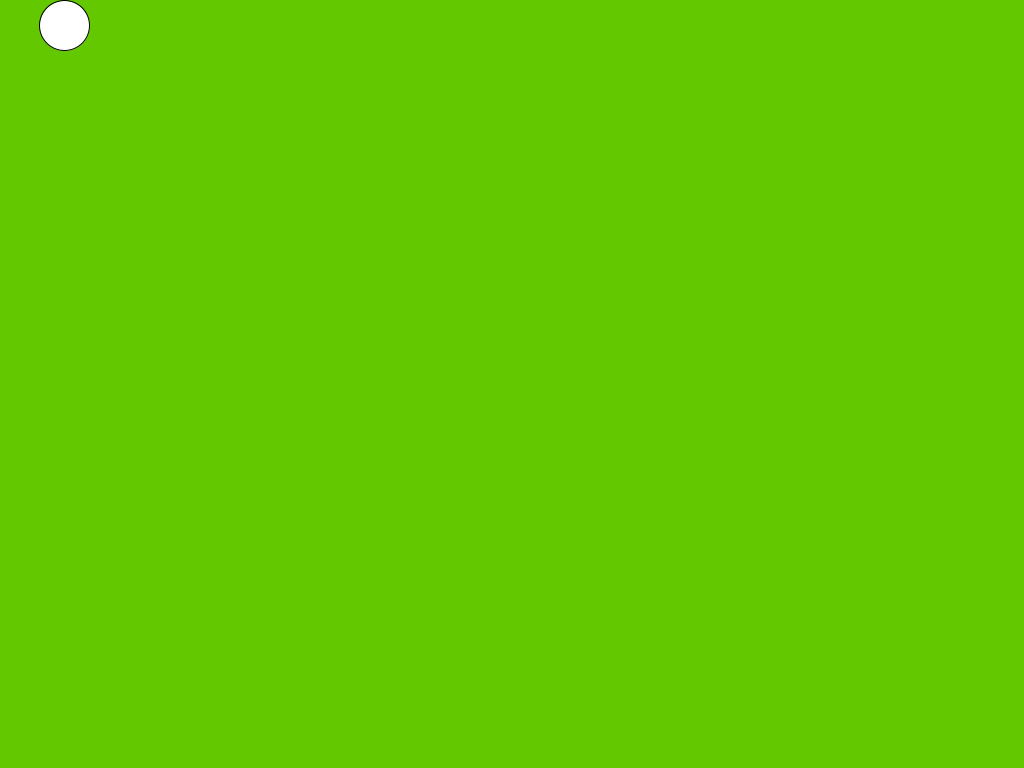
Frame 1 (no input)
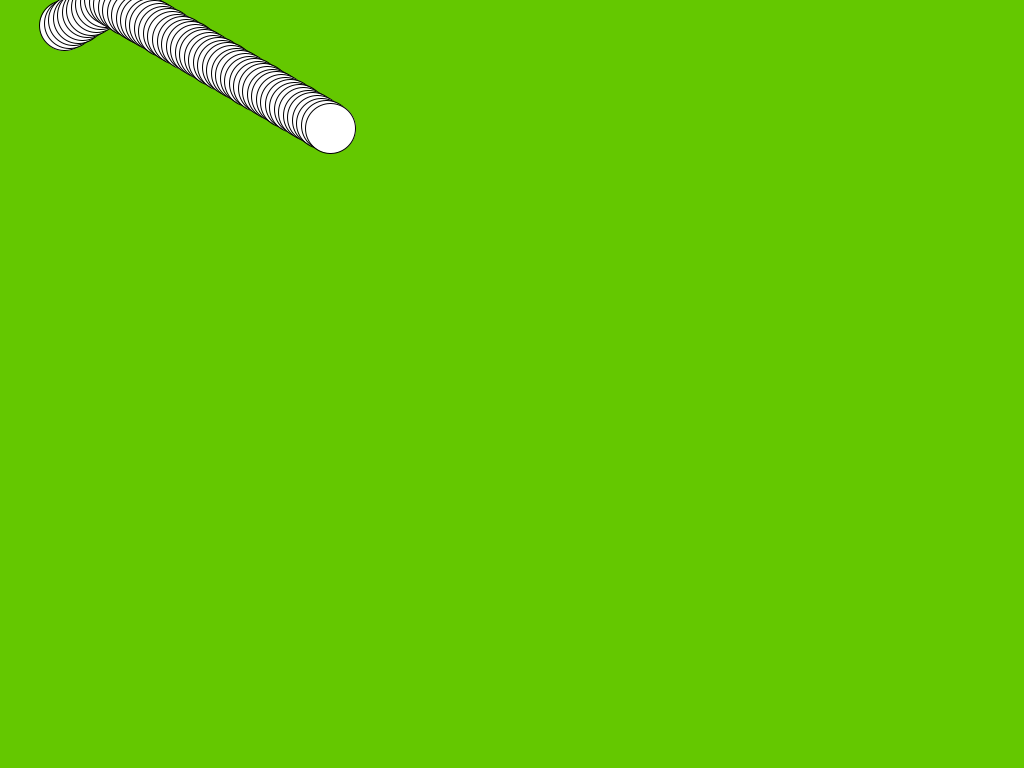
Frame 60 (the mouse pressed at the canvas centre just before this capture)
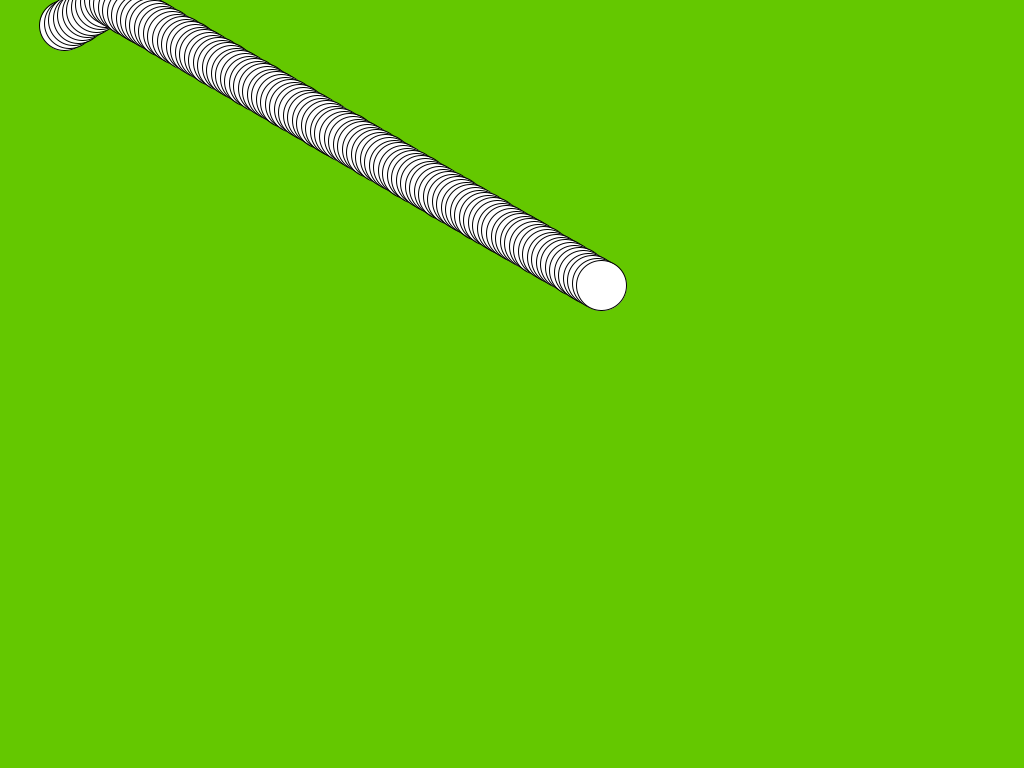
Frame 120 (the mouse held since frame 60 and released just before this capture)

The Processing sketch that drew these frames (run headless with seeded random() and noise(); from frame 60 on, the mouse is pressed at the canvas centre):

// Processing sketch: vector_fields_01
// ── vector_fields_01.pde
Particule p = new Particule();

void setup() {
  size(1024, 768);
  background(100, 200, 0);
}

void draw() {
  ellipse(p.position.x, p.position.y, 50, 50);
  p.update();
}


// ── Particule.pde
class Particule {
  PVector position = new PVector();
  PVector velocite = new PVector();

  Particule() {
    position.x = random(0, width);
    position.y = random(0, height);
    velocite.x = random(-5, +5);
    velocite.y = random(-5, +5);
  }

  void update() {
    position.add(velocite);
    checkBorders();
  }

  void checkBorders() {
    if (position.x < 0 || position.x > width) {
      velocite.x = -velocite.x;
    }

    if (position.y < 0 || position.y > height) {
      velocite.y = -velocite.y;
    }
  }
}
